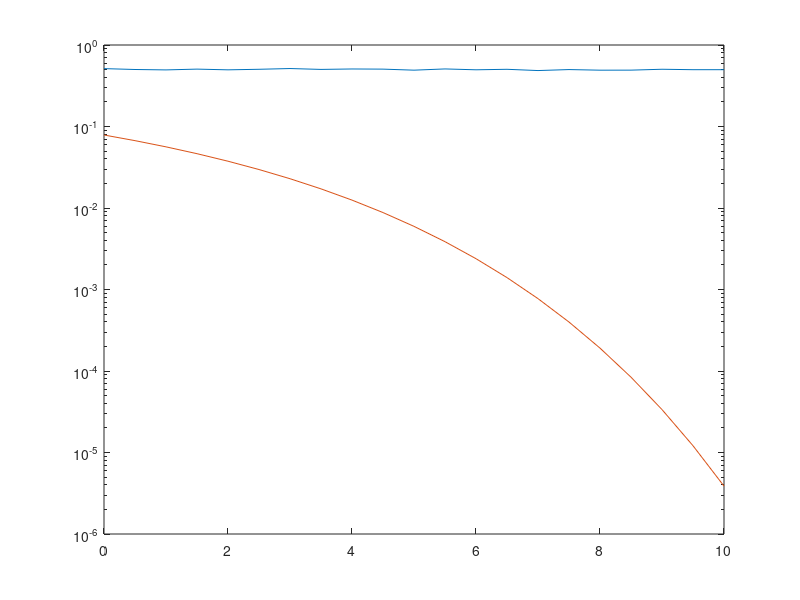

Source code (MATLAB):
%% Safae OUAJIH
clear;      % Efface  les  variables  de l'environnement  de travail

close  all; % Ferme  les  figures  ouvertes

clc;         % Efface  la  console



%% Initialisation  des  parametres

fe = 1e4; % Fréquence d’échantillonnage
Te = 1/fe; % Période d’échantillonnage
Ns=5000; % nombre de symboles par paquet
Ts = 1e-3 ;% Temps symbole
Fse = Ts/Te ;% Facteur de upsampling
fs =1/Ts; % Fréquence symbole
f0 = 2500;
A = 1 ; % creation du symbole A, fixe à 1.

A = 1;
%% bruit

eb_n0_dB = 0:0.5:10; % Liste  des Eb/N0 en dB

eb_n0     = 10.^( eb_n0_dB /10); % Liste  des Eb/N0

TEB = zeros(size(eb_n0)); % Tableau  des  TEB (resultats)
%1. Le calcul des DSP experimentales se fera en utilisant la methode du periodogramme de Welch decrite en cours (sans fenetrage ni chevauchement), pour cela vous decouperez le signal sl(t) en signaux de N echantillons.

Pb   = qfunc(sqrt (2* eb_n0)); % Tableau  des  probabilites d'erreurs  theoriques
nbr_paquets=0;
cpt2=0;
for k = 1: length(eb_n0)
    % emetteur
    Sb = randi([0,1],1,Ns);
    nb_err = 0 ;
    nb_pckt = 0;
    while nb_err <= 100
        nb_pckt = nb_pckt + 1;

        for i = 1:Ns
            
            if Sb(i) == 1
                Ss(i) = A;
            else
                Ss(i) = -A;
                
            end
            
        end
        Fse = 10 ;
        
        Ssu= upsample(Ss,Fse);
        g=rcosfir(0.5,4,Fse,Ts,'sqrt');
        ga= g;
        Sl = conv(g, Ssu);
        %% Canal
        energie_b = sum(abs(g).^2)/eb_n0(k)/2;
        nl =  sqrt(energie_b)*randn(1,length(Sl));
        yl =  nl + Sl;
        
        %% Recepteur
        rl = conv(ga, yl);

        %retard
        temps_ech = length(g) : 1 : length(rl)-length(g) ;
        retard = randi([-1 , +1], 1 , length(temps_ech)) ;
        rl = rl(temps_ech +retard) ; % + retard
        rl = rl(1:Fse:length(rl)) ;
        % decision
        for i = 1:Ns
            if rl(i) < 0
                An(i) = -A;
            else
                An(i) = A;
            end
        end
        
        %symbole à bits
        for i = 1:Ns
            if An(i) == A
                Sb2(i) = 1;
            elseif An(i) == -A
                Sb2(i) = 0;
            end
        end
        cpt = 0 ;
        for j = 1:1:length(Sb)
            if Sb2(j) ~= Sb(j)
                cpt = cpt +1;
                nb_err = nb_err+1 ;
            end
        end
    end
    TEB(k) = nb_err / (Ns*nb_pckt);
    
end
%% Affichage  des  resultats
semilogy(eb_n0_dB, TEB);
hold on;
semilogy(eb_n0_dB, Pb);
hold off;
  
